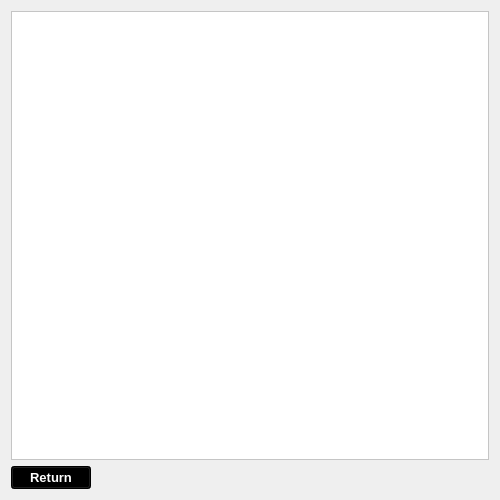
<?xml version="1.0" encoding="UTF-8"?>
<ui version="4.0">
 <class>SearchResultWindow</class>
 <widget class="QWidget" name="SearchResultWindow">
  <property name="geometry">
   <rect>
    <x>0</x>
    <y>0</y>
    <width>500</width>
    <height>500</height>
   </rect>
  </property>
  <property name="windowTitle">
   <string>Search Result</string>
  </property>
  <property name="windowIcon">
   <iconset resource="Resources/main.qrc">
    <normaloff>:/Icons/Icons/spotify.png</normaloff>:/Icons/Icons/spotify.png</iconset>
  </property>
  <property name="styleSheet">
   <string notr="true">background-image: url(:/Background/background/darkgreen.png);</string>
  </property>
  <layout class="QVBoxLayout" name="verticalLayout_2">
   <item>
    <layout class="QVBoxLayout" name="verticalLayout">
     <item>
      <widget class="QTableView" name="Music_tableView">
       <property name="font">
        <font>
         <pointsize>10</pointsize>
        </font>
       </property>
       <property name="styleSheet">
        <string notr="true">background-image: url(:/Background/background/transparent.png);
background-color: rgb(255, 255, 255);
color: rgb(0, 0, 0);</string>
       </property>
      </widget>
     </item>
     <item>
      <layout class="QHBoxLayout" name="horizontalLayout">
       <item>
        <widget class="QPushButton" name="Back_btn">
         <property name="font">
          <font>
           <pointsize>10</pointsize>
           <weight>75</weight>
           <bold>true</bold>
          </font>
         </property>
         <property name="styleSheet">
          <string notr="true">color: rgb(255, 255, 255);
background-color: rgb(0, 0, 0);</string>
         </property>
         <property name="text">
          <string>Return</string>
         </property>
        </widget>
       </item>
       <item>
        <spacer name="horizontalSpacer">
         <property name="orientation">
          <enum>Qt::Horizontal</enum>
         </property>
         <property name="sizeHint" stdset="0">
          <size>
           <width>40</width>
           <height>20</height>
          </size>
         </property>
        </spacer>
       </item>
      </layout>
     </item>
    </layout>
   </item>
  </layout>
 </widget>
 <resources>
  <include location="Resources/main.qrc"/>
 </resources>
 <connections/>
</ui>
